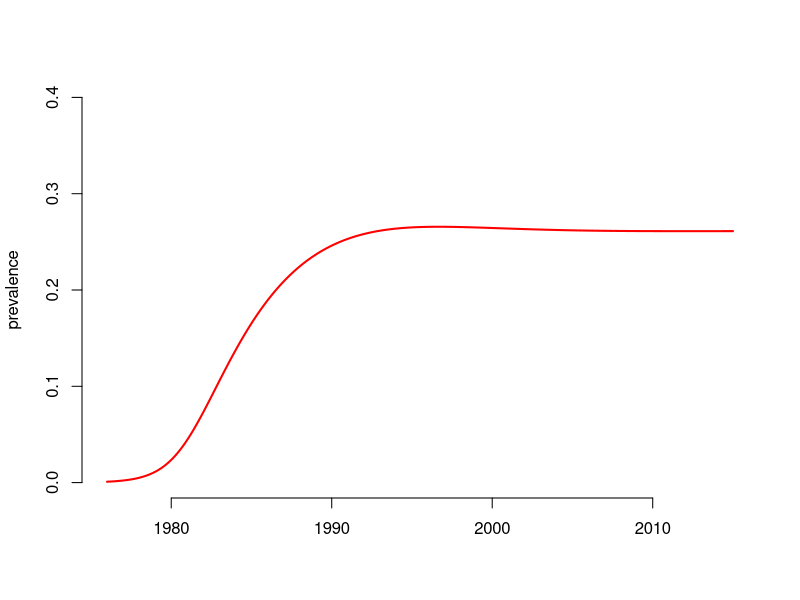

Write R code to recreate this figure. (Note: this script raises an error after producing the figure.)
## Introduction to Likelihood 2: Fitting an SI model to an HIV epidemic with Maximum Likelihood Estimation
## Steve Bellan 2015

## Meaningful Modeling of Epidemiologic Data, 2015 AIMS, Muizenberg

###################################################################### 

## By the end of this tutorial you should…

## * Understand how to simulate cross-sectional prevalence data around a simulated epidemic.
## * Calculate a binomial likelihood from these prevalence data and a fully specified epidemic model.
## * Use R's "optim" function to do multivariate optimization over transformed parameter space.
## * Understand the difference betweeen SANN and Nelder-Mead algorithms
## * Create 95% CI's and contours from the hessian matrix
## * Create 95% CI's and contours from profile likelihoods

library(boot); library(deSolve)

## Function that makes a list of disease parameters with default values
disease_params <- function(Beta = 0.9
                           , alpha = 8 ## rate of beta decline with prevalence
                           , progRt = 1-exp(-1/2.77) #(1/10)*4 ## rate of of progression through each of the I classes, for 10 years total
                           , birthRt = .029 #.03 ## birth rate, 3% of people give birth per year
                           , deathRt = .018 #1/60 ## 60 year natural life expectancy
                           )
    return(as.list(environment()))

disease_params()
disease_params(Beta = .2)

initPrev <- exp(-7) #10^-7 ## 1/10,000 infected at start
init <- c(S=1, I1=initPrev, I2=0, I3=0, I4=0, CI = 0, CD = 0) ## modeling proportion of population
tseq <- seq(1976, 2015, by = 1/12)
Is <- paste0('I',1:4) ## for easy indexing

## SI ODE model
SImod <- function(tt, yy, parms) with(parms, {
    ## state variables
    S <- yy[1]  ## Susceptibles
    I1 <- yy[2] ## HIV stage 1
    I2 <- yy[3] ## HIV stage 2
    I3 <- yy[4] ## HIV stage 3
    I4 <- yy[5] ## HIV stage 4
    CI <- yy[6] ## cumulative incidence
    CD <- yy[7] ## cumulative mortality
    ## derived quantitties
    I <- I1+I2+I3+I4           ## total infecteds
    N <- I + S                 ## total population
    transmissionCoef <- Beta * exp(-alpha * I/N) ## Infectious contact rate
    ## state variable derivatives (ODE system)
    deriv <- rep(NA,5)
    deriv[1] <-	birthRt*N - deathRt*S - transmissionCoef*S*I/N
    deriv[2] <-	transmissionCoef*S*I/N - progRt*I1 - deathRt*I1
    deriv[3] <-	progRt*I1 - progRt*I2 - deathRt*I2
    deriv[4] <-	progRt*I2 - progRt*I3 - deathRt*I3
    deriv[5] <-	progRt*I3 - progRt*I4 - deathRt*I4
    deriv[6] <-	transmissionCoef*S*I/N 
    deriv[7] <-	progRt*I4
    return(list(deriv))
})

simEpidemic <- function(init, tseq, SImod=SImod, parms = disease_params()) {
    simDat <- as.data.frame(lsoda(init, tseq, SImod, parms=parms))
    simDat$I <- rowSums(simDat[, Is])
    simDat$N <- rowSums(simDat[, c('S',Is)])
    simDat$P <- with(simDat, I/N)
    simDat
}

## From a simulated epidemic, measure prevalence at several time points by performing
## cross-sectional samples of individual at each time, testing them, and then calculated sample
## prevalence and associated binomial confidence intervals
sampleEpidemic <- function(simDat, tseq = seq(1978, 2010, by = 2), numSamp = rep(100, length(tseq)), verbose=0) {
    if(verbose>0) browser()
    simDat$I <- rowSums(simDat[, Is])
    prev_at_sample_times <- simDat[simDat$time %in% tseq, 'I']
    numPos <- rbinom(length(numSamp), numSamp, prev_at_sample_times)
    lci <- mapply(function(x,n) binom.test(x,n)$conf.int[1], x = numPos, n = numSamp)
    uci <- mapply(function(x,n) binom.test(x,n)$conf.int[2], x = numPos, n = numSamp)    
    return(data.frame(time = tseq, numPos, numSamp, sampPrev =  numPos/numSamp,
                      lci = lci, uci = uci))
}

## Run system of ODEs for "true" parameter values
set.seed(4)
trueParms <- disease_params()#Beta = .9, alpha = 8, progRt = 1/2.5)
simDat <- simEpidemic(init, tseq, SImod, parms = trueParms)
par(bty='n', lwd = 2)
with(simDat, plot(time, P, xlab = '', ylab = 'prevalence', type = 'l', ylim = c(0,.4), col='red'))

## Take cross-sectional sample of individuals to get prevalence estimates at multiple time points
myDat <- sampleEpidemic(simDat, verbose = 0)
points(obsDat$time, obsDat$sampPrev, col = 'red', pch = 16, cex = 2)
arrows(obsDat$time, obsDat$uci, obsDat$time, obsDat$lci, col = 'red', len = .025, angle = 90, code = 3)

## Log-Likelihood
llikelihood <- function(parms = disease_params(), obsDat=myDat, verbose = 0) {
    simDat <- as.data.frame(lsoda(init, tseq, SImod, parms=parms))
    simDat$I <- rowSums(simDat[, Is])
    simDat$N <- rowSums(simDat[, c('S',Is)])
    simDat$P <- with(simDat, I/N)
    if(verbose > 5) browser()
    matchedTimes <- simDat$time %in% obsDat$time
    lls <- dbinom(obsDat$numPos, obsDat$numSamp, prob = simDat$P[matchedTimes], log = T)
    return(sum(lls))
}
llikelihood()

objFXN <- function(fit.params ## paramters to fit
                   , ref.params =disease_params() ## fixed paramters
                   , obsDat=myDat
                   , verbose=0) {
    if(verbose > 3) browser()
    parms <- within(ref.params, { ## subs fitting parameters into reference parameter vector
        loggedParms <- names(fit.params)[grepl('log_', names(fit.params))]
        unloggedParms <- names(fit.params)[!grepl('log_', names(fit.params))]        
        for(nm in unloggedParms) assign(nm, as.numeric(fit.params[nm]))
        for(nm in loggedParms) assign(gsub('log_','',nm), exp(as.numeric(fit.params[nm])))
        rm(nm)
    })
    - llikelihood(parms, obsDat = obsDat, verbose) ## then call likelihood
}
objFXN(c(log_Beta = log(5), log_alpha = log(8)), ref.params = disease_params())

optim.vals <- optim(par = c(log_Beta = .2, log_alpha = 3)
                    , objFXN
                    , ref.params = disease_params()
                    , obsDat = obsDat
                    , control = list(trace = 0, maxit = 150)
                    , method = "SANN")
exp(optim.vals$par)
trueParms[c('Beta','alpha')]

optim.vals <- optim(par = optim.vals$par
                    , objFXN
                    , ref.params = disease_params()
                    , obsDat = obsDat
                    , control = list(trace = 1, maxit = 500, reltol = 10^-7)
                    , method = "Nelder-Mead"
                    , hessian = T)
exp(optim.vals$par)
trueParms[c('Beta','alpha')]
######################################################################
## Contour plots with the hessian

optim.vals$hessian

######################################################################
## Contour plots with likelihood profiles
######################################################################
## With all other parameters fixed to their initial values, lets look at a contour likelihood plot
## over Beta and alpha.  To do this we write wrapper functions of log_Beta and log_alpha to feed to
## outer() and then contour(). This is confusing so make sure you understand every function.

## This function simply takes values log_Beta and log_alpha and feeds them into objFXN above as a
## single variable called logpars, you'll see why this is useful below.
objXBeta_alpha <- function(Beta, alpha, ref.params = disease_params(), browse=F)
    objFXN(fit.params = c(log_Beta = log(Beta), log_alpha = log(alpha))
               , ref.params = ref.params)

## Now instead of giving a single argument on the log scale we give 2
## on the untransformed scale.
objFXN(c(log_Beta = log(25), log_alpha = log(1/5)))
objXBeta_alpha(25, 1/5)

## If we try to give this function multiple values of R0 or gamma,
## however, it gets confused and only analyzes the first one.
objXBeta_alpha(c(25:30), c(1/5:8))

## So we "Vectorize" this function so it can take in vectors of the
## parameters and return the output. objXBeta_alphaVEC then calls on objXBeta_alpha() to take
## xx,yy as pairwise values and objXBeta_alpha() for all pairs
objXBeta_alphaVEC <- Vectorize(objXBeta_alpha, list("Beta","alpha"))

## Task 4: Explain how the following three lines are related.
objXBeta_alpha(25, 1/5)
objXBeta_alpha(26, 1/6)
objXBeta_alphaVEC(c(25:26), c(1/5,1/6))

## Now we use the R function outer() to evaluate objXBeta_alphaVEC() over a grid of
## {R0, gamma} combinations. This can take a long time because we have
## to do res^2 evaluations of nll.fn(), and recall that each time we
## do this we are running lsoda() inside nll.fn()

## Grid resolution resXres, increasing it makes contours smoother but takes a lot longer
res <- 15

## Now create a sequence of Beta values for the grid
log_Beta.fit <- optim.vals$par["log_Beta"]
## let's have the sequence be spaced arouund that
Beta.seq <- exp(seq(log_Beta.fit-.5, log_Beta.fit + .5, l = res))
Beta.seq

## Now create a sequence of alpha values for the grid
log_alpha.fit <- optim.vals$par["log_alpha"]
alpha.seq <- exp(seq(log_alpha.fit-.4, log_alpha.fit+.4, l = res))
alpha.seq

## The function outer() now evaluates objXBeta_alphaVEC on this grid.
?outer
mat <- outer(Beta.seq, alpha.seq, objXBeta_alphaVEC) # this can take a long time

## Make a contour plot that shows the confidence intervals in red.  Likelihood Ratio Test confidence
## intervals uses chi squared distribution cutoff with degrees of freedom 2 (2 parameters)
ml.val <- optim.vals$value
conf.cutoff <- ml.val + qchisq(.95,2)/2

## Show likelihood contours
contour(alpha.seq, Beta.seq, mat, xlab = expression(alpha), ylab = expression(beta),
        main = "-log(likelihood) contours", bty = "n")
## Add red contour for 95% CI
contour(alpha.seq, Beta.seq, mat, levels = c(conf.cutoff),
        col = "red", lwd = 2, labels = "", labcex = .2, add = T)
## Add MLE to the plot
points(exp(log_alpha.fit), exp(log_Beta.fit), pch = 16, cex = 1, col = 'red')
legend("topright", c('MLE', "95% Confidence Interval"), lty = c(NA, 1), pch = c(16, NA),
       col = "red")
